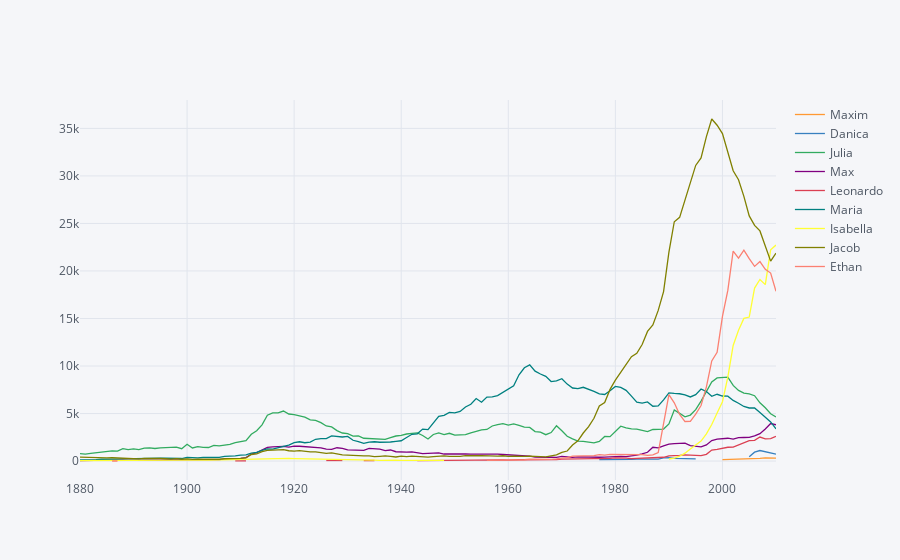

Source (notebook cell):
### Code cell
subset.iplot(mode='lines')

### Figure 1 — Plotly figure (JSON) as saved in the notebook; plotly's stock layout.template omitted (floating-point values rounded to 4 significant figures; data arrays with more than 128 entries replaced by an {"elided": "..."} marker saying what was removed)
{"data": [{"line": {"color": "rgba(255, 153, 51, 1.0)", "dash": "solid", "shape": "linear", "width": 1.3}, "mode": "lines", "name": "Maxim", "text": "", "type": "scatter", "uid": "022da425-a2e2-4aff-b4aa-98737b6e30b4", "x": {"elided": "131 str values"}, "y": {"elided": "131 mixed values"}}, {"line": {"color": "rgba(55, 128, 191, 1.0)", "dash": "solid", "shape": "linear", "width": 1.3}, "mode": "lines", "name": "Danica", "text": "", "type": "scatter", "uid": "68eefc86-bc92-4ae7-9ed2-862b4c9c765e", "x": {"elided": "131 str values"}, "y": {"elided": "131 mixed values"}}, {"line": {"color": "rgba(50, 171, 96, 1.0)", "dash": "solid", "shape": "linear", "width": 1.3}, "mode": "lines", "name": "Julia", "text": "", "type": "scatter", "uid": "eb381597-52a7-4c24-8a03-3b387c695cff", "x": {"elided": "131 str values"}, "y": {"elided": "131 int values"}}, {"line": {"color": "rgba(128, 0, 128, 1.0)", "dash": "solid", "shape": "linear", "width": 1.3}, "mode": "lines", "name": "Max", "text": "", "type": "scatter", "uid": "3ab06bec-3e35-4d7e-9e0e-8fc2747513b6", "x": {"elided": "131 str values"}, "y": {"elided": "131 int values"}}, {"line": {"color": "rgba(219, 64, 82, 1.0)", "dash": "solid", "shape": "linear", "width": 1.3}, "mode": "lines", "name": "Leonardo", "text": "", "type": "scatter", "uid": "2d4b6634-3024-4955-83cd-c5d78b4bf290", "x": {"elided": "131 str values"}, "y": {"elided": "131 mixed values"}}, {"line": {"color": "rgba(0, 128, 128, 1.0)", "dash": "solid", "shape": "linear", "width": 1.3}, "mode": "lines", "name": "Maria", "text": "", "type": "scatter", "uid": "ae6e3cc2-93b2-423f-9734-b1bad949637d", "x": {"elided": "131 str values"}, "y": {"elided": "131 int values"}}, {"line": {"color": "rgba(255, 255, 51, 1.0)", "dash": "solid", "shape": "linear", "width": 1.3}, "mode": "lines", "name": "Isabella", "text": "", "type": "scatter", "uid": "b34b10da-bae1-4d6b-92d8-83f2c456be64", "x": {"elided": "131 str values"}, "y": {"elided": "131 mixed values"}}, {"line": {"color": "rgba(128, 128, 0, 1.0)", "dash": "solid", "shape": "linear", "width": 1.3}, "mode": "lines", "name": "Jacob", "text": "", "type": "scatter", "uid": "b118e639-3913-42bc-a66e-61f4376da522", "x": {"elided": "131 str values"}, "y": {"elided": "131 int values"}}, {"line": {"color": "rgba(251, 128, 114, 1.0)", "dash": "solid", "shape": "linear", "width": 1.3}, "mode": "lines", "name": "Ethan", "text": "", "type": "scatter", "uid": "6e731dbd-a17b-4cc1-ac6b-123c74f50273", "x": {"elided": "131 str values"}, "y": {"elided": "131 mixed values"}}], "layout": {"legend": {"bgcolor": "#F5F6F9", "font": {"color": "#4D5663"}}, "paper_bgcolor": "#F5F6F9", "plot_bgcolor": "#F5F6F9", "titlefont": {"color": "#4D5663"}, "xaxis": {"gridcolor": "#E1E5ED", "showgrid": true, "tickfont": {"color": "#4D5663"}, "title": "", "titlefont": {"color": "#4D5663"}, "zerolinecolor": "#E1E5ED"}, "yaxis": {"gridcolor": "#E1E5ED", "showgrid": true, "tickfont": {"color": "#4D5663"}, "title": "", "titlefont": {"color": "#4D5663"}, "zerolinecolor": "#E1E5ED"}}}
